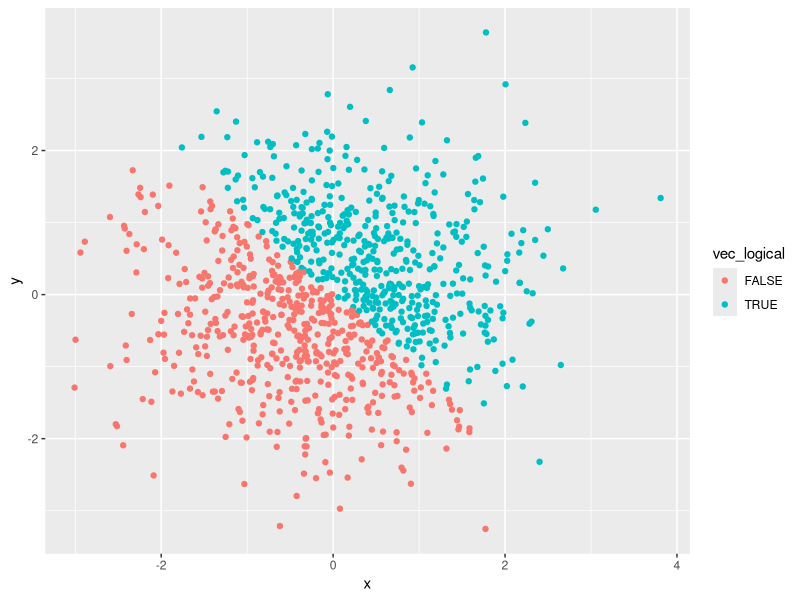
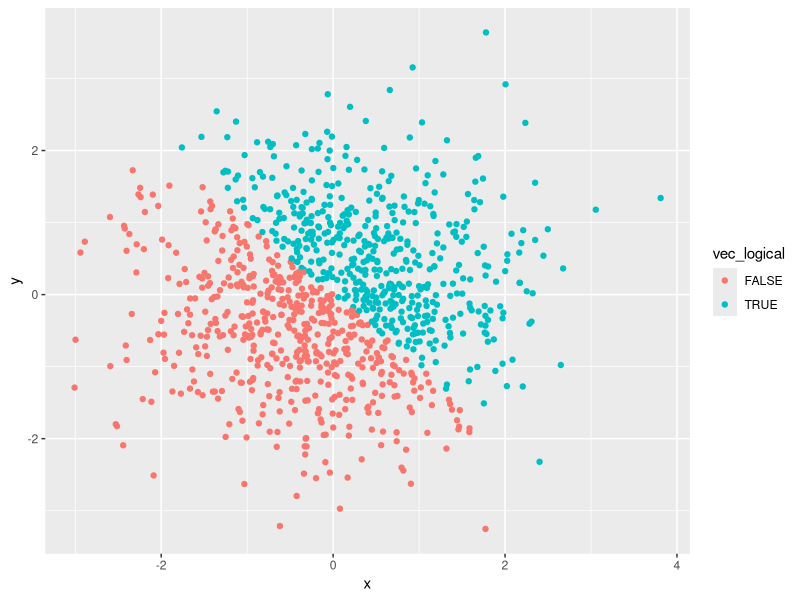

These figures' R source, in order:
## ---- chunk 1
library(tidyverse)
## ---- chunk 2
set.seed(1)

df = tibble(
  vec_numeric = runif(10, min = 0, max = 5),
  vec_logical = c(vec_numeric > 2),
  vec_char = c("I", "love", "data", "science", "very", "much", "it", "is", "so", "wonderful"),
  vec_factor = c("yes", "yes", "yes", "no", "no", "no", "yes", "yes", "no", "no")
)
## ---- chunk 3
mean(df$vec_numeric)
mean(df$vec_logical)
mean(df$vec_char)
mean(df$vec_factor)
## ---- chunk 4
as.numeric(df$vec_logical)
as.numeric(df$vec_char) 
as.numeric(df$vec_factor)
## ---- chunk 5
as.numeric(as.factor(df$vec_char))
as.numeric(as.character(df$vec_factor))
## ---- chunk 6
set.seed(1)

df_plot = tibble(
  x = rnorm(1000),
  y = rnorm(1000),
  vec_logical = c(x + y > 0),
  vec_numeric = as.numeric(vec_logical),
  vec_factor = as.factor(vec_logical)
)
## ---- chunk 7
ggplot(df_plot, aes(x = x, y = y, color = vec_logical)) + geom_point()
ggsave("scatter_plot.pdf")
